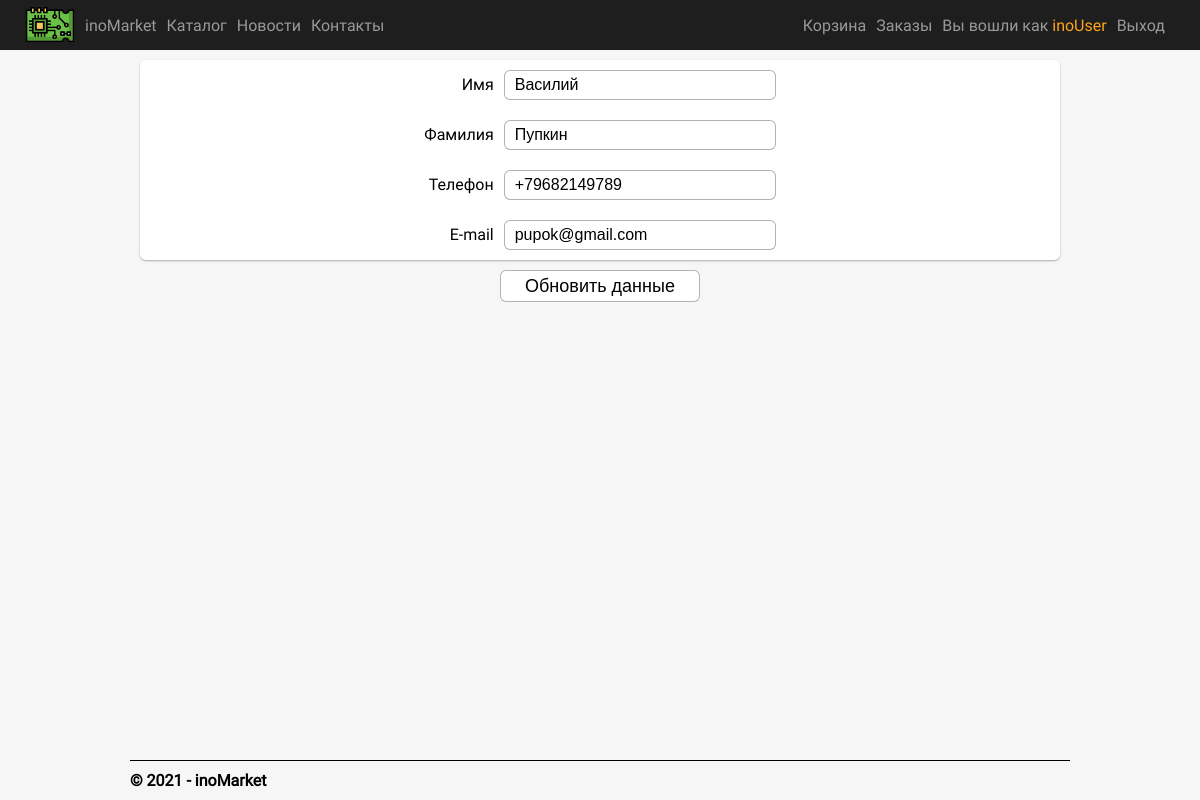
The app's page /edit-profile (signed in) with its own data.
### app/models.py (models this page shows)
class Client(models.Model):
  user = models.ForeignKey(User, on_delete=models.CASCADE)
  username = models.CharField(max_length=150, unique=True)
  first_name = models.CharField(max_length=150)
  last_name = models.CharField(max_length=150)
  email = models.EmailField(max_length=150)
  phone = models.CharField(max_length=150)
  class Meta:
    db_table = "Clients"
    verbose_name = "Клиент"
    verbose_name_plural = "Клиенты"

### app/views.py (the view)
# urls.py: url(r'^edit-profile$', app.views.editUser, name='edit-profile'),
def editUser(request):
    if request.method == "POST":
        userForm = EditUserForm(request.POST)
        if userForm.is_valid():
            uf = userForm.save(commit=False)
            client = Client.objects.get(username = request.user.username)
            client.first_name = uf.first_name
            client.last_name = uf.last_name
            client.email = uf.email
            client.phone = uf.phone
            client.save()
            user = User.objects.get(username = request.user.username)
            user.first_name = uf.first_name
            user.last_name = uf.last_name
            user.email = uf.email
            user.save()
            return redirect('profile')
    else:
        client = Client.objects.get(username = request.user.username)
        userForm = EditUserForm(initial={
        'first_name': client.first_name,
        'last_name': client.last_name,
        'email': client.email,
        'phone': client.phone,
        }) # создание объекта формы для ввода данных нового пользователя
    return render(
        request,
        'app/edit-user.html',
        {
            'userForm': userForm, # передача формы в шаблон веб-страницы
            'year':datetime.now().year,
        }
    )

### app/forms.py
class EditUserForm(forms.ModelForm):
  first_name = forms.CharField(max_length=150)
  last_name = forms.CharField(max_length=150)
  email = forms.CharField(max_length=150)
  phone = forms.CharField(max_length=150)
  class Meta:
    model = Client
    fields = ['first_name', 'last_name', 'email', 'phone']

### app/templates/app/edit-user.html (shortened to what this page needs)
{% extends "app/layout.html" %} {% block content %}
<div class="user-container">
  <form class="edit-profile-form" method="POST">
    <div class="user-data">
      <div class="left">
        <p>Имя</p>
        <p>Фамилия</p>
        <p>Телефон</p>
        <p>E-mail</p>
      </div>
      <div class="right">{{userForm.first_name}} {{userForm.last_name}} {{userForm.phone}} {{userForm.email}}</div>
    </div>
    <button type="submit" class="profile-submit">Обновить данные</button>
  </form>
</div>
{% endblock %}

### app/templates/app/loginpartial.html (shortened to what this page needs)
{% if user.is_authenticated %}
<form id="logoutForm" action="/logout" method="post" class="navbar-right">
  <div class="username" class="navbar-brand">Вы вошли как {% if not user.is_staff %}<a class="profile-link" href="{% url 'profile' %}">{{ user.username }}</a>{% else %}{{user.username}}{% endif %}</div>
  <div><a class="login-button login-link" href="javascript:document.getElementById('logoutForm').submit()">Выход</a></div>
</form>
{% else %}
<div class="">
  <a class="header-link login-link" href="{% url 'login' %}">Войти</a>
</div>
{% endif %}

### records on screen
Client: first_name "Василий", last_name "Пупкин", phone "+79682149789", email "pupok@gmail.com"

### other values on screen
{{ user.username }} "inoUser"
